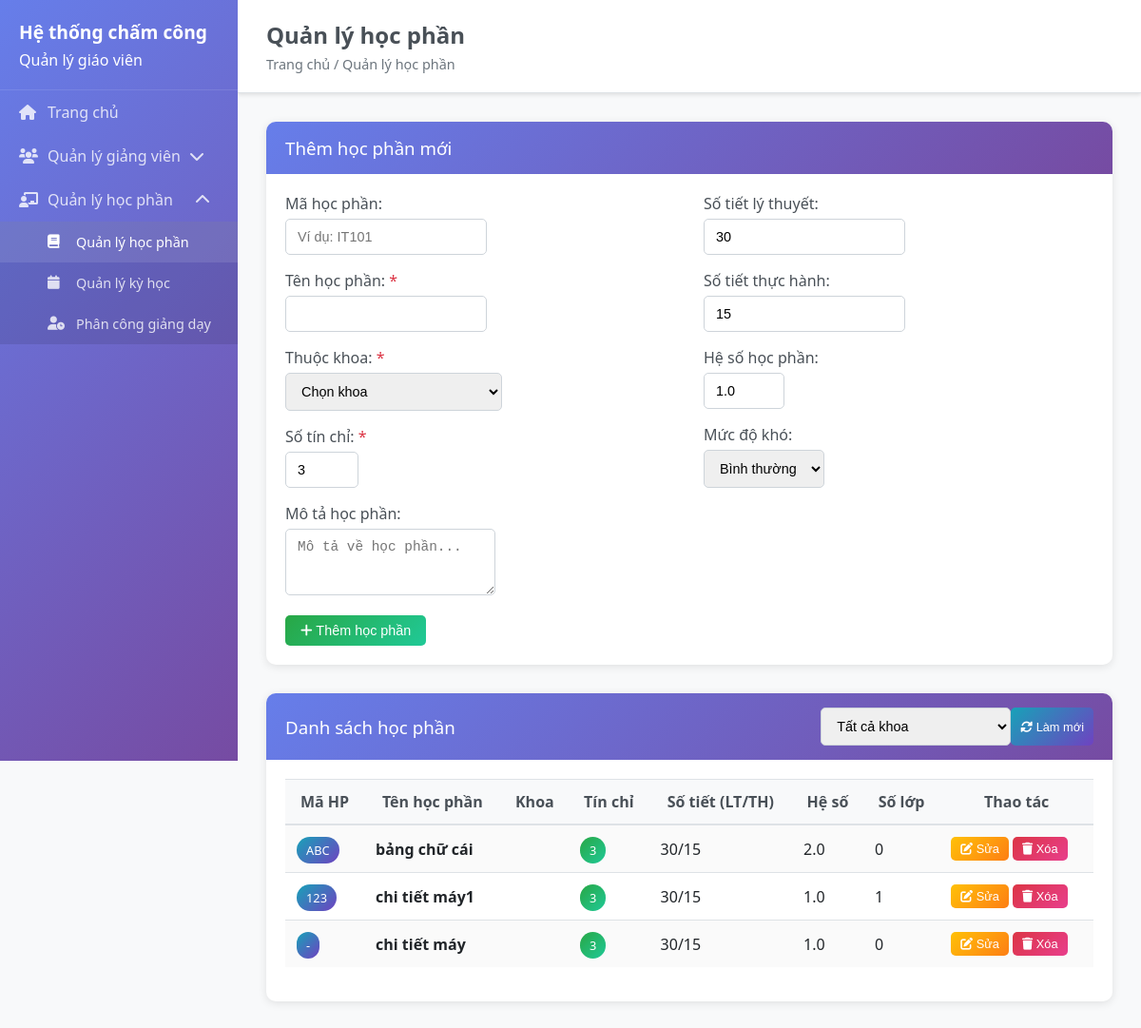
The page /subjects on the database as committed earlier.
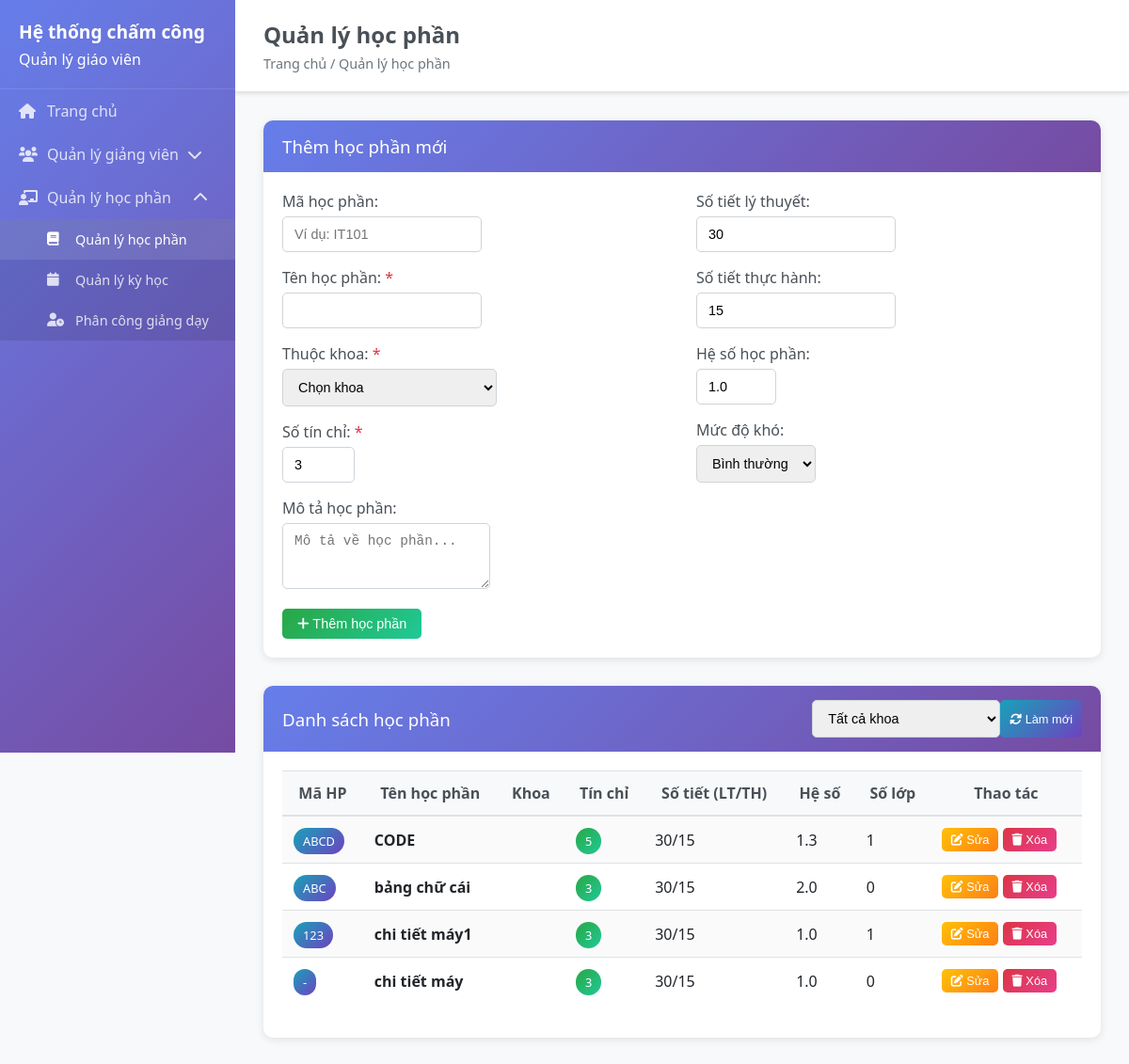
The same page on the database as committed later.
### backend/models/subject.py (models this page shows, shortened)
class Subject(BaseModel):
    __tablename__ = 'subjects'
    code = db.Column(db.String(20), unique=True, nullable=True)
    name = db.Column(db.String(100), nullable=False)
    credits = db.Column(db.Integer, default=3)
    department_id = db.Column(db.Integer, db.ForeignKey('departments.id'), nullable=True, default=1)
    theory_hours = db.Column(db.Integer, default=0)
    practice_hours = db.Column(db.Integer, default=0)
    total_hours = db.Column(db.Integer, default=0)
    subject_coefficient = db.Column(db.Numeric(3, 2), default=1.0)
    difficulty_level = db.Column(db.String(20), default='normal')
    description = db.Column(db.Text, nullable=True)
    prerequisites = db.Column(db.Text, nullable=True)
    department = db.Column(db.String(100), nullable=True)
    student_count = db.Column(db.Integer, default=0)
    is_active = db.Column(db.Boolean, default=True)
    department_ref = db.relationship('Department', foreign_keys=[department_id], backref='subjects')
    @property
    def total_classes(self):
        try:
            from models.teaching_assignment import TeachingAssignment
            return TeachingAssignment.query.filter_by(subject_id=self.id).count()
        except:
            return 0

### backend/app.py (the view, shortened to what this page needs)
@app.route('/subjects')
def subjects():
    try:
        subjects_list = []
        departments_list = []
        if 'Subject' in globals():
            subjects_list = Subject.query.filter_by(is_active=True).order_by(Subject.created_at.desc()).all()
        if 'Department' in globals():
            departments_list = Department.query.filter_by(is_active=True).order_by(Department.name).all()
            print(f"Found {len(departments_list)} departments for subjects")
        return render_template('subjects.html',
                             subjects=subjects_list,
                             departments=departments_list)
    except Exception as e:
        print(f"Error in subjects route: {e}")
        import traceback
        traceback.print_exc()
        return render_template('subjects.html', subjects=[], departments=[])

### frontend/templates/subjects.html (shortened to what the changed rows need)
<!DOCTYPE html>
<html lang="en">
<head>
    <link rel="stylesheet" href="{{ url_for('static', filename='css/style.css') }}">
</head>
<body>
    {% extends "base.html" %}
    {% block page_title %}Quản lý học phần{% endblock %}
    {% block content %}
    <div class="card">
        <div class="card-body">
            <div class="table-responsive">
                <table class="table table-striped" id="subjects-table">
                    <thead>
                        <tr>
                            <th>Mã HP</th>
                            <th>Tên học phần</th>
                            <th>Khoa</th>
                            <th>Tín chỉ</th>
                            <th>Số tiết (LT/TH)</th>
                            <th>Hệ số</th>
                            <th>Số lớp</th>
                            <th>Thao tác</th>
                        </tr>
                    </thead>
                    <tbody>
                        {% for subject in subjects %}
                        <tr>
                            <td><span class="badge badge-info">{{ subject.code or '-' }}</span></td>
                            <td><strong>{{ subject.name }}</strong></td>
                            <td>{{ subject.department_abbreviation }}</td>
                            <td><span class="badge badge-success">{{ subject.credits }}</span></td>
                            <td>{{ subject.theory_hours }}/{{ subject.practice_hours }}</td>
                            <td>{{ "%.1f"|format(subject.subject_coefficient) }}</td>
                            <td>{{ subject.total_classes }}</td>
                            <td>
                                <button class="btn btn-warning btn-sm" onclick="editSubject({{ subject.id }})">
                                    <i class="fas fa-edit"></i> Sửa
                                </button>
                                <button class="btn btn-danger btn-sm" onclick="deleteSubject({{ subject.id }})">
                                    <i class="fas fa-trash"></i> Xóa
                                </button>
                            </td>
                        </tr>
                        {% else %}
                        <tr>
                            <td colspan="8" class="text-center">Chưa có học phần nào</td>
                        </tr>
                        {% endfor %}
                    </tbody>
                </table>
            </div>
        </div>
    </div>
    {% endblock %}

Rows that differ between the two databases and show on the page:
added Subject: code "ABCD", name "CODE", credits "5", theory_hours "30", practice_hours "15", subject_coefficient "1.3", total_classes "1"
